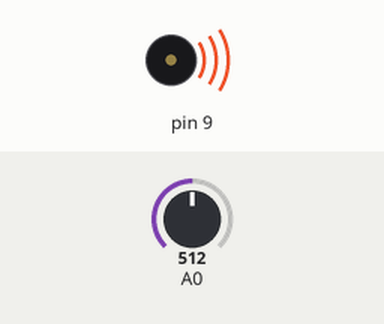
The sketch below on a simulated Arduino Uno, built with avr-gcc and run on an emulated ATmega328P. On the bench: buzzer (waves = sounding). The test bench sets the inputs (shaded band); at power-on: A0 = 512.

Above: at 0.2 s.
Timing chart, 0 to 3.0 s (numbered marks = the images above):
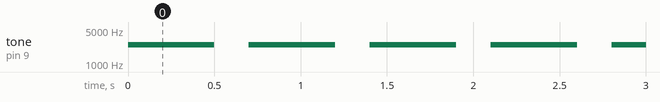

The sketch:

jodo_sensor.ino
```cpp
void setup() {
  // put your setup code here, to run once:
}

void loop() {
  // put your main code here, to run repeatedly:
  int light = analogRead(A0);
  int hertz = map(light,0,1023,31,4978);
  tone(9,hertz,500);
  delay(500);
  noTone(9);
  delay(200);
}
```

Measured:
- by itself, tone on pin 9: alternates 2506 Hz for 0.50 s and silent for 0.20 s
